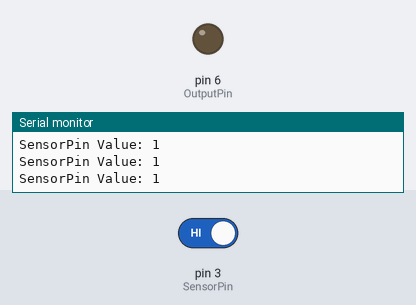
Simulated run of this sketch. Board: Arduino Uno, built with avr-gcc and run on an emulated ATmega328P. Parts: output pins drawn as LEDs (lit = HIGH), the last lines printed to the serial monitor. Inputs (shaded band) come from the test bench; at power-on: pin 3 (SensorPin) HIGH.

Above: at 2.8 s.
2.9 s: pin 3 (SensorPin) driven LOW
At 4.3 s:
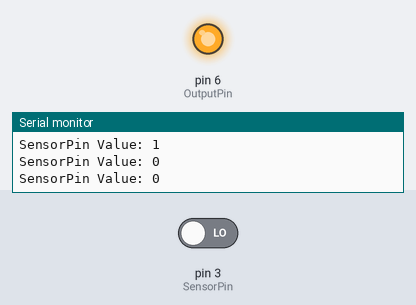
5.5 s: pin 3 (SensorPin) driven HIGH
At 7.7 s:
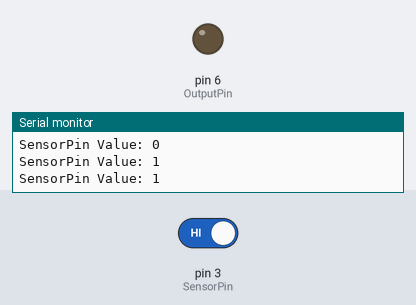
Timing chart, 0 to 9.2 s (numbered marks = the images above; inputs shaded):
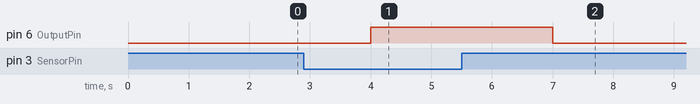

The sketch:

IR_Sensor.ino
```cpp
int SensorPin = 3;
int OutputPin = 6;

void setup() {
  pinMode(OutputPin, OUTPUT);
  pinMode(SensorPin, INPUT);
  Serial.begin(9600);
}

void loop() {
  int SensorValue = digitalRead(SensorPin);

  Serial.print("SensorPin Value: ");
  Serial.println(SensorValue);
  delay(1000);
   if (SensorValue==LOW){
    digitalWrite(OutputPin, HIGH);
  }
  else
  {
    digitalWrite(OutputPin, LOW);
  }
}
```

Measured:
- after the input at 2.9 s, pin 6 (OutputPin): LOW → HIGH after 1.1 s
- after the input at 5.5 s, pin 6 (OutputPin): HIGH → LOW after 1.5 s
